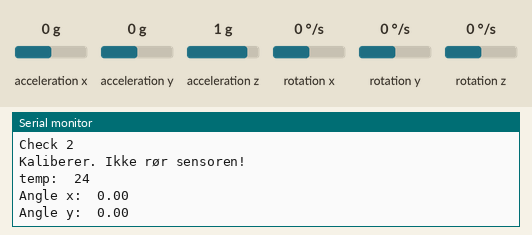
Simulated run of this program. Board: STM32 Blue Pill. Parts: the last lines printed to the serial monitor. Wiring (inferred from the names in the program): MPU-6050 motion sensor at I2C address 0x68. Inputs (shaded band) come from the test bench; at power-on: rotation x 0 °/s, rotation y 0 °/s, rotation z 0 °/s, acceleration x 0 g, acceleration y 0 g, acceleration z 1 g.

Above: at 10.8 s.
10.9 s: rotation x set to -192 °/s
At 11.7 s:
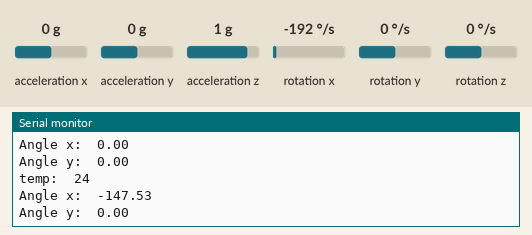
12.4 s: rotation y set to -192 °/s
At 13.4 s:
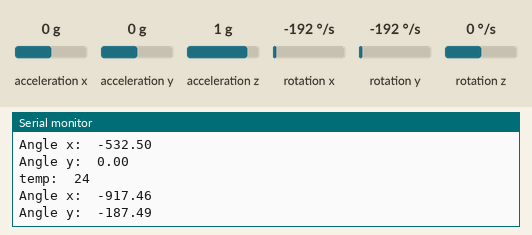
13.9 s: rotation z set to -192 °/s
At 15.0 s:
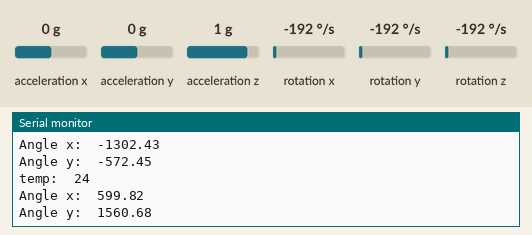
Timing chart, 0 to 16.9 s (numbered marks = the images above; inputs shaded):
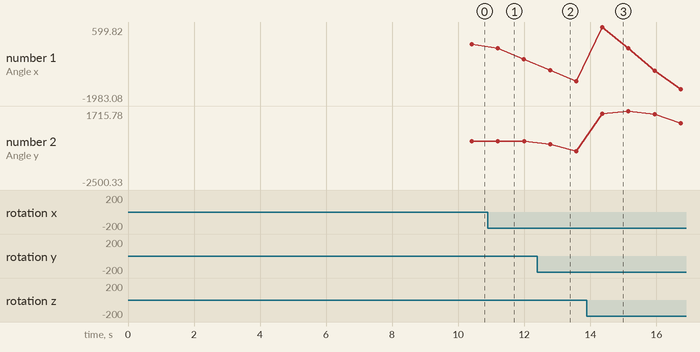

The program:

main.cpp
```cpp
#include <Arduino.h>
#include <Wire.h>

int16_t accRaw[3], tempRaw, gyroRaw[3], gyroRawCal[3];

int16_t acc[3], temp;
double angle[3], tempAngle;
long t;

int k = 0;

void MPU6050_setup();
void read_MPU6050_data();

TwoWire Wire = TwoWire();

void setup()
{
  Serial.begin(115200);
  delay(3000);
  Serial.println("Check 0");
  delay(20);
  Wire.setClock(400000);
  delay(500);
  Serial.println("Check 1");
  Wire.begin();

  delay(250);
  Serial.println("Check 2");
  MPU6050_setup();

  delay(500);
  Serial.println("Kaliberer. Ikke rør sensoren!");
  delay(250);
  for (int i = 0; i < 2000; i++)
  {
    read_MPU6050_data();

    for (int j = 0; j < 3; j++)
    {
      gyroRawCal[j] += gyroRaw[j];
    }
    delay(1);
  }
  gyroRawCal[0] /= 2000;
  gyroRawCal[1] /= 2000;
  gyroRawCal[2] /= 2000;
}


void loop()
{
  k++;
  t = micros();

  read_MPU6050_data();

  for (int i = 0; i < 3; i++)
  {
    acc[i] = accRaw[i] / 8192.0;
    gyroRaw[i] -= gyroRawCal[i];
    angle[i] += gyroRaw[i] * 0.0000611; // 1/(250Hz*65.5)=0.0000611
  }

  tempAngle = angle[0];
  angle[0] += angle[1] * sin(gyroRaw[2] * 0.000001067); //degrees to rad: 0.0000611 * 3.142/180 = 0.000001067
  angle[1] -= tempAngle * sin(gyroRaw[2] * 0.000001067);

  temp = tempRaw / 340.0 + 36.53;

  //    while (micros() < t + 4000) {}            //for at least 250Hz loop
  if (k > 500)
  {
    k = 0;
    Serial.print("temp:\t"), Serial.println(temp);
    Serial.print("Angle x:\t"), Serial.println(angle[0]);
    Serial.print("Angle y:\t"), Serial.println(angle[1]), Serial.println();
    //Serial.print("Angle z:\t"), Serial.println(angle[2]);
  }
}

void MPU6050_setup()
{
  //Skrur på MPU6050en
  Wire.beginTransmission(0x68);
  Wire.write(0x6b);
  Wire.write(0x00);
  Wire.endTransmission();

  //Konfigurerer gyroen
  Wire.beginTransmission(0x68);
  Wire.write(0x1b);
  Wire.write(0x08); //500grader/s
  Wire.endTransmission();

  //Konfigurerer akselerometeret
  Wire.beginTransmission(0x68);
  Wire.write(0x1c);
  Wire.write(0x08); //4g
  Wire.endTransmission();
}

void read_MPU6050_data()
{
  Wire.beginTransmission(0x68);
  Wire.write(0x3b);
  Wire.endTransmission();
  Wire.requestFrom(0x68, 14);

  while (Wire.available())
  {
    accRaw[0] = Wire.read() << 8 | Wire.read();
    accRaw[1] = Wire.read() << 8 | Wire.read();
    accRaw[2] = Wire.read() << 8 | Wire.read();

    tempRaw = Wire.read() << 8 | Wire.read();

    gyroRaw[0] = Wire.read() << 8 | Wire.read();
    gyroRaw[1] = Wire.read() << 8 | Wire.read();
    gyroRaw[2] = Wire.read() << 8 | Wire.read();
  }
}
```

Measured:
- after the input at 10.9 s, the serial monitor: prints a new line after 0.30 s (image 1)
- after the input at 12.4 s, the serial monitor: prints a new line after 0.38 s (image 2)
- after the input at 13.9 s, the serial monitor: prints a new line after 0.47 s (image 3)
- plotted number 1: 0 → -532.5 after the input at 10.9 s, -1302.43 → 171.83 after the input at 13.9 s
- plotted number 2: 0 → -572.45 after the input at 12.4 s, -572.45 → -2500.33 after the input at 13.9 s
